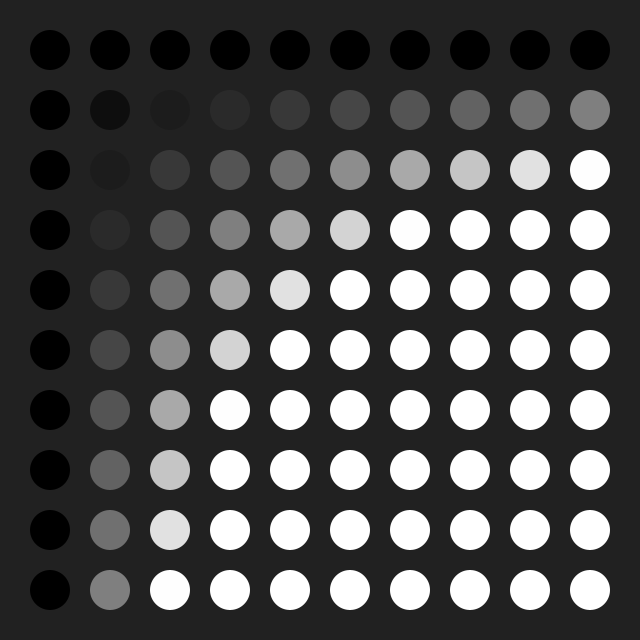
Frame 1 (no input)
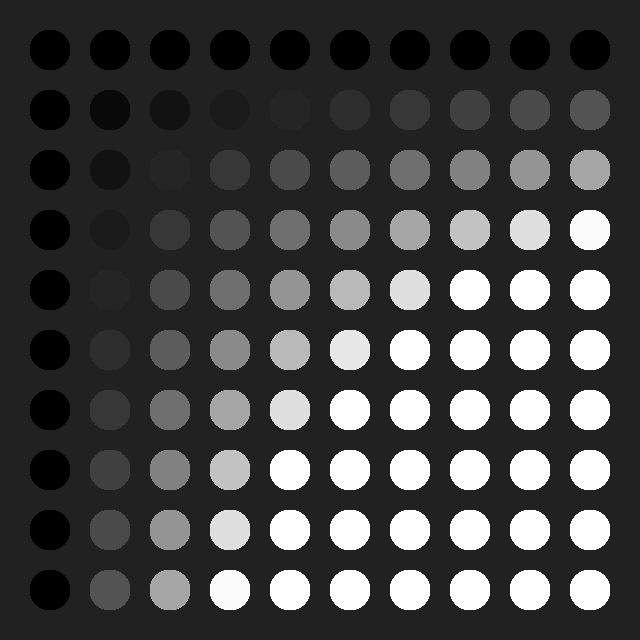
Frame 60 (the mouse pressed at the canvas centre just before this capture)
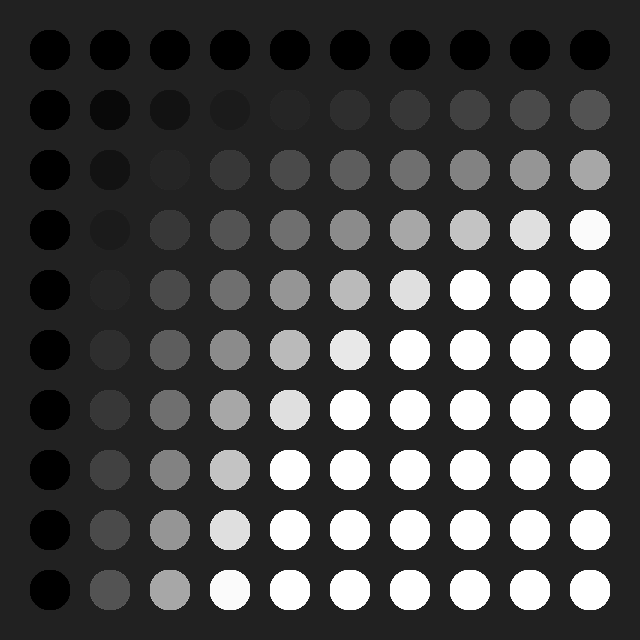
Frame 120 (the mouse held since frame 60 and released just before this capture)

The Processing sketch that drew these frames (run headless with seeded random() and noise(); from frame 60 on, the mouse is pressed at the canvas centre):

// Processing sketch: sketch_19
// ── sketch_19.pde
float t;

void setup(){
    size(640,640);
    background(33);
    t =0.0;
}

void draw(){

    
    
    noStroke();
    translate(50,50);
    for(int i = 0; i<10;i++){
        for(int j = 0; j<10;j++){

            float c = map(noise(t)*j*i,0,10,0,233);
            fill(c);
            ellipseMode(CENTER);
            ellipse(60*i,60*j,40,40);
        }
    }
    
    t+=0.01;
}
